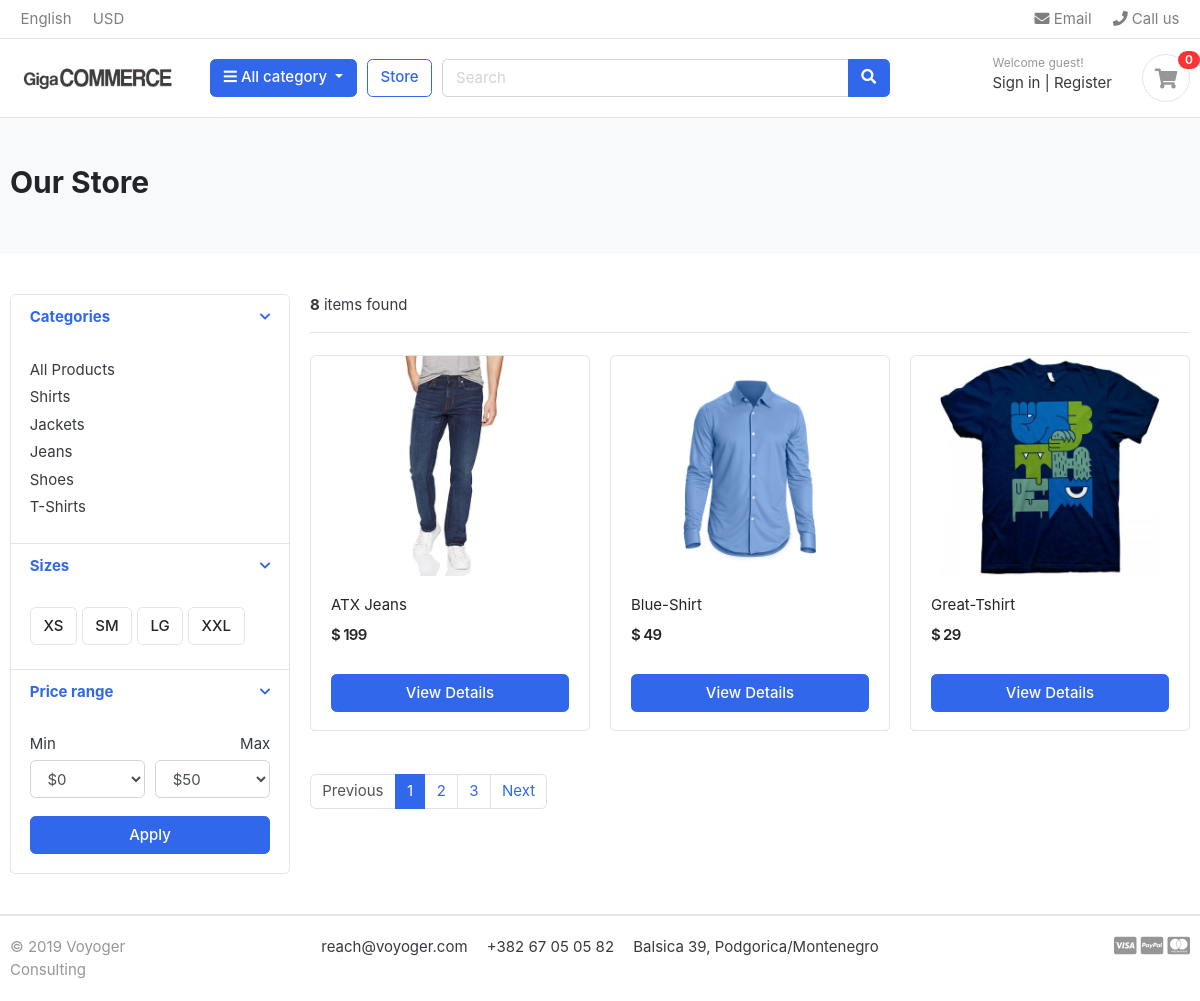
/store/, run on the app's committed database.
### category/models.py (models this page shows, shortened)
class Category(models.Model):
    category_name = models.CharField(max_length=50, unique=True)
    slug = models.SlugField(max_length=100, unique=True)
    description = models.TextField(max_length=2550, blank=True)
    cat_image = models.ImageField(upload_to="photos/categories", blank=True)
    class Meta:
        verbose_name = "category"
        verbose_name_plural = "categories"
    def get_url(self):
        return reverse("products_by_category", args=[self.slug])

### store/models.py (models this page shows, shortened)
class Product(models.Model):
    product_name        = models.CharField(max_length=200, unique=True)
    slug                = models.SlugField(max_length=200, unique=True)
    description         = models.TextField(max_length=500, blank=True)
    price               = models.IntegerField()
    images              = models.ImageField(upload_to="photos/products")
    stock               = models.IntegerField()
    is_available        = models.BooleanField(default=True)
    category            = models.ForeignKey(Category, on_delete= models.CASCADE)
    created_date        = models.DateTimeField(auto_now_add=True)
    modified_date       = models.DateTimeField(auto_now=True)
    def get_url(self):
        return reverse("product_detail", args=[self.category.slug, self.slug])

### store/views.py (the view)
# urls.py: path("", views.store, name="store"),
def store(request, category_slug=None):
    categories = None
    products = None
    if category_slug != None:
        categories = get_object_or_404(Category, slug=category_slug)
        products = Product.objects.filter(category=categories, is_available=True)
        paginator = Paginator(products, 1)
        page = request.GET.get('page')
        paged_products = paginator.get_page(page)
        product_count = products.count()
    else:
        products = Product.objects.all().filter(is_available=True).order_by("id")
        paginator = Paginator(products, 3)
        page = request.GET.get('page')
        paged_products = paginator.get_page(page)
        product_count = products.count()
    context = {
        "products":paged_products,
        "product_count" : product_count,
    }
    return render(request, "store/store.html", context)

### carts/context_processors.py (called while the page is built)
def counter(request):
    cart_count = 0
    if "admin" in request.path:
        return {}
    else:
        try:
            cart = Cart.objects.filter(cart_id=_cart_id(request))
            cart_items = CartItem.objects.all().filter(cart=cart[:1] )
            for cart_item in cart_items:
                cart_count += cart_item.quantity
        except Cart.DoesNotExist:
            cart_count = 0
    return dict(cart_count=cart_count)

### carts/views.py (called while the page is built)
def _cart_id(request):
    cart = request.session.session_key
    if not cart:
        cart = request.session.create()
    return cart

### category/context_processors.py (called while the page is built)
def menu_links(request):
    links = Category.objects.all()
    return dict(links=links)

### templates/store/store.html (shortened to what this page needs)
{% extends "base.html" %}
{% load static %}
{% block content %}
<section class="section-pagetop bg">
    <div class="container">
        {% if "search" in request.path %}
            <h2 class="title-page">Search Result</h2>
        {% else %}
            <h2 class="title-page">Our Store</h2>
        {% endif %}
    </div>
    </section>
<section class="section-content padding-y">
    <div class="container">
    <div class="row">
        <aside class="col-md-3">
    <div class="card">
        <article class="filter-group">
            <header class="card-header">
                <a href="#" data-toggle="collapse" data-target="#collapse_1" aria-expanded="true" class="">
                    <i class="icon-control fa fa-chevron-down"></i>
                    <h6 class="title">Categories</h6>
                </a>
            </header>
            <div class="filter-content collapse show" id="collapse_1" style="">
                <div class="card-body">
                    <ul class="list-menu">
                    <li><a href="{% url 'store' %}">All Products  </a></li>
                    {% for category in links %}
                    <li><a href="{{ category.get_url }}">{{ category.category_name }}  </a></li>
                    {% endfor %}
                    </ul>
                </div>
            </div>
        </article>
        <article class="filter-group">
            <header class="card-header">
                <a href="#" data-toggle="collapse" data-target="#collapse_4" aria-expanded="true" class="">
                    <i class="icon-control fa fa-chevron-down"></i>
                    <h6 class="title">Sizes </h6>
                </a>
            </header>
            <div class="filter-content collapse show" id="collapse_4" style="">
                <div class="card-body">
                  <label class="checkbox-btn">
                    <span class="btn btn-light"> XS </span>
                  </label>
                  <label class="checkbox-btn">
                    <span class="btn btn-light"> SM </span>
                  </label>
                  <label class="checkbox-btn">
                    <span class="btn btn-light"> LG </span>
                  </label>
                  <label class="checkbox-btn">
                    <span class="btn btn-light"> XXL </span>
                  </label>
            </div>
            </div>
        </article>
        <article class="filter-group">
            <header class="card-header">
                <a href="#" data-toggle="collapse" data-target="#collapse_3" aria-expanded="true" class="">
                    <i class="icon-control fa fa-chevron-down"></i>
                    <h6 class="title">Price range </h6>
                </a>
            </header>
            <div class="filter-content collapse show" id="collapse_3" style="">
                <div class="card-body">
                    <div class="form-row">
                    <div class="form-group col-md-6">
                      <label>Min</label>
                          <select class="mr-2 form-control">
                            <option value="0">$0</option>
                        </select>
                    </div>
                    <div class="form-group text-right col-md-6">
                      <label>Max</label>
                          <select class="mr-2 form-control">
                            <option value="50">$50</option>
                        </select>
                    </div>
                    </div>
                    <button class="btn btn-block btn-primary">Apply</button>
                </div>
            </div>
        </article>
    </div>
        </aside>
        <main class="col-md-9">
    <header class="border-bottom mb-4 pb-3">
            <div class="form-inline">
                <span class="mr-md-auto"><b>{{ product_count }}</b> items found </span>
            </div>
    </header>
    <div class="row">
        {% if products %}
        {% for product in products %}
        <div class="col-md-4">
            <figure class="card card-product-grid">
                <div class="img-wrap">
                    <a href="{{ product.get_url }}"> <img src="{{ product.images.url }}"> </a>
                </div>
                <figcaption class="info-wrap">
                    <div class="fix-height">
                        <a href="{{ product.get_url }}" class="title">{{ product.product_name }}</a>
                        <div class="price-wrap mt-2">
                            <span class="price">$ {{ product.price }}</span>
                        </div>
                    </div>
                    <a href="{{ product.get_url }}" class="btn btn-block btn-primary">View Details </a>
                </figcaption>
            </figure>
        </div>
        {% endfor %}
        {% else %}
            <div>
                <h2>No Result Found</h2>
            </div>
        {% endif %}
    </div>
    <nav class="mt-4" aria-label="Page navigation sample">
        {% if products.has_other_pages %}
            <ul class="pagination">
                {% if products.has_previous %}
                    <li class="page-item"><a class="page-link" href="?page={{products.previous_page_number}}">Previous</a></li>
                {% else %}
                    <li class="page-item disabled"><a class="page-link" href="#">Previous</a></li>
                {% endif %}
                {% for i in products.paginator.page_range %}
                    {% if products.number == i %}
                        <li class="page-item active"><a class="page-link" href="#">{{i}}</a></li>
                    {% else %}
                    <li class="page-item"><a class="page-link" href="?page={{i}}">{{i}}</a></li>
                    {% endif %}
                {% endfor %}
                {% if products.has_next %}
                    <li class="page-item"><a class="page-link" href="?page={{products.next_page_number}}">Next</a></li>
                {% else %}
                    <li class="page-item disabled"><a class="page-link" href="#">Next</a></li>
                {%endif%}
            </ul>
        {% endif %}
    </nav>
        </main>
    </div>
    </div>
    </section>
{% endblock %}

### static/css/ui.css (style rules this page uses)
html { font-family: "Inter", sans-serif; font-size: 15px; }
.img-wrap { text-align: center; display: block; }
.img-wrap img { max-width: 100%; }
.price-wrap { letter-spacing: -0.7px; }
.padding-y { padding-top: 40px; padding-bottom: 40px; }
figure { margin-bottom: 0; }
article:after, .form-group:after { display: block; clear: both; content: ""; }
.bg { background-color: #f8f9fa; }
.title-page { color: #212529; }
.btn-light { background-color: #fff; border-color: #e4e4e4; }
[class*=list-] li:after { visibility: hidden; display: block; content: ""; overflow: hidden; height: 0; clear: both; }
.list-menu { list-style: none; margin: 0; padding-left: 0; }
.list-menu li { margin-bottom: 5px; }
.list-menu a { color: #343a40; }
[class*=card-product] a.title { color: #212529; display: block; }
[class*=card-product] .img-wrap { overflow: hidden; position: relative; }
[class*=card-product] .img-wrap img { height: 100%; max-width: 100%; width: auto; display: inline-block; -o-object-fit: cover; object-fit: cover; }
.card-product-grid { margin-bottom: 20px; }
.card-product-grid .img-wrap { border-radius: 0.2rem 0.2rem 0 0; height: 220px; }
.card-product-grid .info-wrap { overflow: hidden; padding: 18px 20px; }
.card-product-grid .fix-height { height: 80px; overflow: hidden; }
.card .img-wrap { overflow: hidden; }
.price { font-weight: 600; color: #212529; }
.icon-control { margin-top: 5px; float: right; font-size: 80%; }
.card-header .title { margin-bottom: 0; line-height: 1.5; }
.filter-group { border-bottom: 1px solid #e4e4e4; }
.filter-group .card-header { border-bottom: 0; }
.filter-group:last-child { border-bottom: 0; }
.checkbox-btn { position: relative; }
.section-pagetop { padding: 45px 0; }

### data on the page
Category: category_name "Shirts"
Category: category_name "Jackets"
Category: category_name "Jeans"
Category: category_name "Shoes"
Category: category_name "T-Shirts"
Product: images (picture), product_name "ATX Jeans", price "199"
Product: images (picture), product_name "Blue-Shirt", price "49"
Product: images (picture), product_name "Great-Tshirt", price "29"

### other printed values
{{ cart_count }} "0"
{{ product_count }} "8"
{{ i }} "1"
{{ i }} "2" "3"
